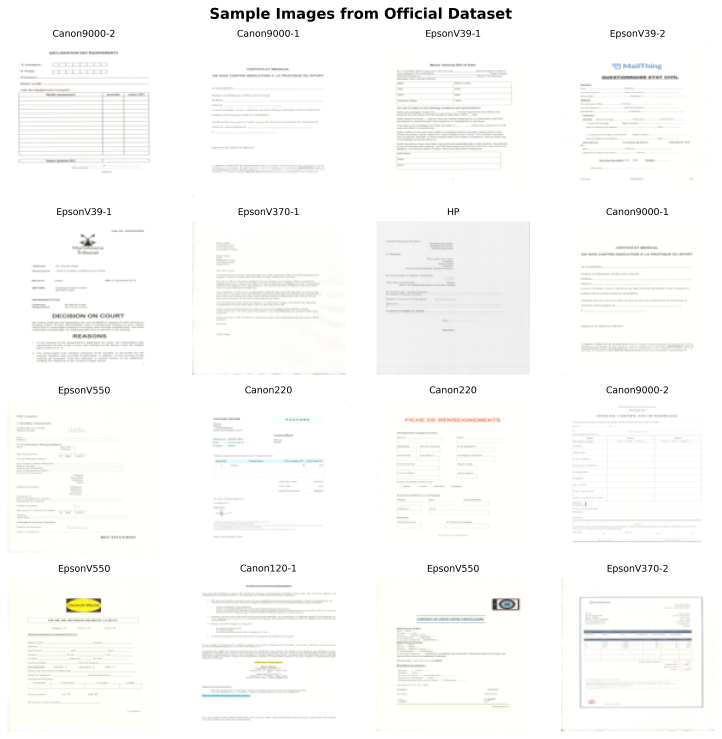
#> input picture results/eda/official/sample_images.png, 2887 x 2955 px (shown at 1/4 size); its folder holds only this picture in this run
$ python preprocess_official.py
#> lines starting #> are read from the running program, lines starting #| are printed output that depends on the picture
import os
import cv2
import csv
import numpy as np
from skimage import io, img_as_float
from skimage.restoration import denoise_wavelet
from skimage.filters import sobel
from scipy.stats import skew, kurtosis, entropy


DATASET_OFFICIAL = "ai_trace_finder\data\official"
OUTPUT_DIR = "ai_trace_finder\processed_data\official"
os.makedirs(OUTPUT_DIR, exist_ok=True)
CSV_PATH = os.path.join(OUTPUT_DIR, "metadata_features.csv")


def load_and_preprocess(img_path, size=(512, 512)):
    img = io.imread(img_path, as_gray=True)
    img = img_as_float(img)
    return cv2.resize(img, size, interpolation=cv2.INTER_AREA)

# Noise residual
def extract_noise_residual(img):
    denoised = denoise_wavelet(img, channel_axis=None, rescale_sigma=True)
    return img - denoised

# Patch extraction
def extract_patches(img, patch_size=128, stride=128):
    patches = []
    h, w = img.shape
    for i in range(0, h - patch_size + 1, stride):
        for j in range(0, w - patch_size + 1, stride):
            patches.append(img[i:i+patch_size, j:j+patch_size])
    return patches

# Metadata computation
def compute_metadata_features(img, file_path, scanner_id, resolution="unknown"):
    h, w = img.shape
    aspect_ratio = w / h
    file_size_kb = os.path.getsize(file_path) / 1024

    pixels = img.flatten()
    mean_intensity = np.mean(pixels)
    std_intensity = np.std(pixels)
    skewness = skew(pixels)
    kurt = kurtosis(pixels)
    ent = entropy(np.histogram(pixels, bins=256, range=(0,1))[0] + 1e-6)

    edges = sobel(img)
    edge_density = np.mean(edges > 0.1)

    return {
        "file_name": os.path.basename(file_path),
        "main_class": "Official",
        "resolution": resolution,
        "class_label": scanner_id,
        "width": w,
        "height": h,
        "aspect_ratio": aspect_ratio,
        "file_size_kb": file_size_kb,
        "mean_intensity": mean_intensity,
        "std_intensity": std_intensity,
        "skewness": skewness,
        "kurtosis": kurt,
        "entropy": ent,
        "edge_density": edge_density
    }

# Main preprocessing function
def preprocess_official_dataset(official_dir, out_dir, csv_path):
    fieldnames = [
        "file_name", "main_class", "resolution", "class_label",
        "width", "height", "aspect_ratio", "file_size_kb",
        "mean_intensity", "std_intensity", "skewness", "kurtosis",
        "entropy", "edge_density"
    ]

    with open(csv_path, "w", newline="") as csvfile:
        writer = csv.DictWriter(csvfile, fieldnames=fieldnames)
        writer.writeheader()

        # Walk through all folders and subfolders
        for root, dirs, files in os.walk(official_dir):
            # Skip root if it's the main dataset folder (to infer scanner_id)
            if root == official_dir:
                continue

            # Infer scanner_id from first level folder
            scanner_id = os.path.basename(os.path.dirname(root))
            subfolder_name = os.path.basename(root)

            save_path = os.path.join(out_dir, scanner_id, subfolder_name)
            os.makedirs(save_path, exist_ok=True)

            files_processed = 0
            for file in files:
                if not file.lower().endswith(('.png', '.tif', '.jpg', '.jpeg')):
                    continue

                img_path = os.path.join(root, file)
                try:
                    img = load_and_preprocess(img_path)
#> in load_and_preprocess, `return cv2.resize(img, size, interpolation=cv2.INTER_AREA)`:
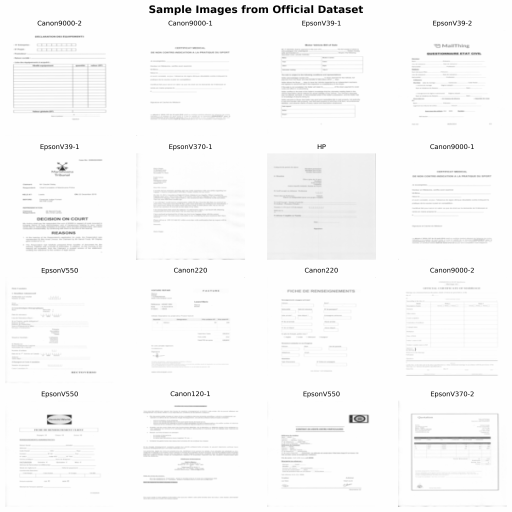
#> returned value: shape (512, 512) float64; min 0, max 1, mean 0.978
                except Exception as e:
                    print(f" Failed to read {img_path}: {e}")
                    continue

                residual = extract_noise_residual(img)
#> in extract_noise_residual, `return img - denoised`:
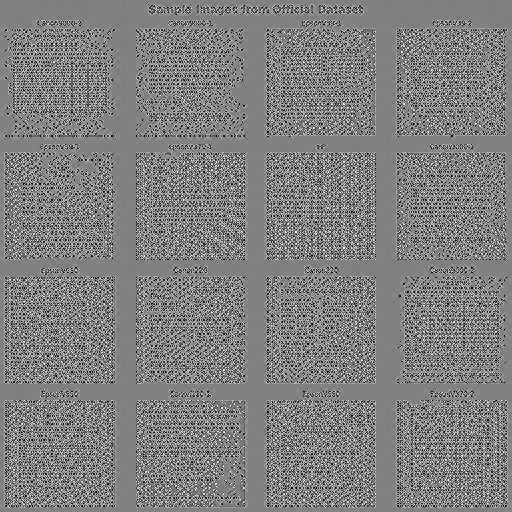
#> returned value: shape (512, 512) float64; min -7.21e-07, max 7.18e-07, mean -1.6e-15; drawn with min black and max white
                patches = extract_patches(residual)
#> after the loop in extract_patches, `for i in range(0, h - patch_size + 1, stride):`: patches = 16 items
#> patches = 16 items
                for idx, patch in enumerate(patches):
                    out_name = f"{os.path.splitext(file)[0]}_{idx}.npy"
                    np.save(os.path.join(save_path, out_name), patch)
#> this loop made 16 passes

                features = compute_metadata_features(img, img_path, scanner_id)
#> in compute_metadata_features, `file_size_kb = os.path.getsize(file_path) / 1024`: file_size_kb = 411.4
#> in compute_metadata_features, `mean_intensity = np.mean(pixels)`: mean_intensity = 0.978
#> in compute_metadata_features, `std_intensity = np.std(pixels)`: std_intensity = 0.0705
#> in compute_metadata_features, `skewness = skew(pixels)`: skewness = -7.52
#> in compute_metadata_features, `kurt = kurtosis(pixels)`: kurt = 74.97
#> in compute_metadata_features, `ent = entropy(np.histogram(pixels, bins=256, range=(0,1))[0] + 1e-6)`: ent = 1.67
#> in compute_metadata_features, `edges = sobel(img)`:
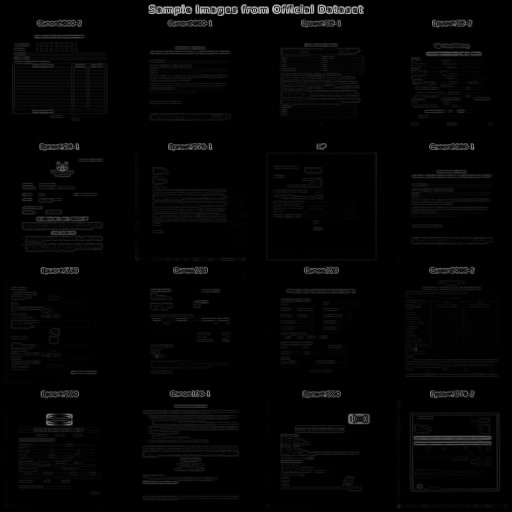
#> edges: shape (512, 512) float64; min 0, max 0.744, mean 0.0188
#> in compute_metadata_features, `edge_density = np.mean(edges > 0.1)`: edge_density = 0.0396
#> features = 14 items
                writer.writerow(features)
                files_processed += 1

            if files_processed > 0:
                print(f" Processed {files_processed} files in folder: {root}")

if __name__ == "__main__":
    preprocess_official_dataset(DATASET_OFFICIAL, OUTPUT_DIR, CSV_PATH)
    print(" Official preprocessing + metadata feature extraction complete.")
